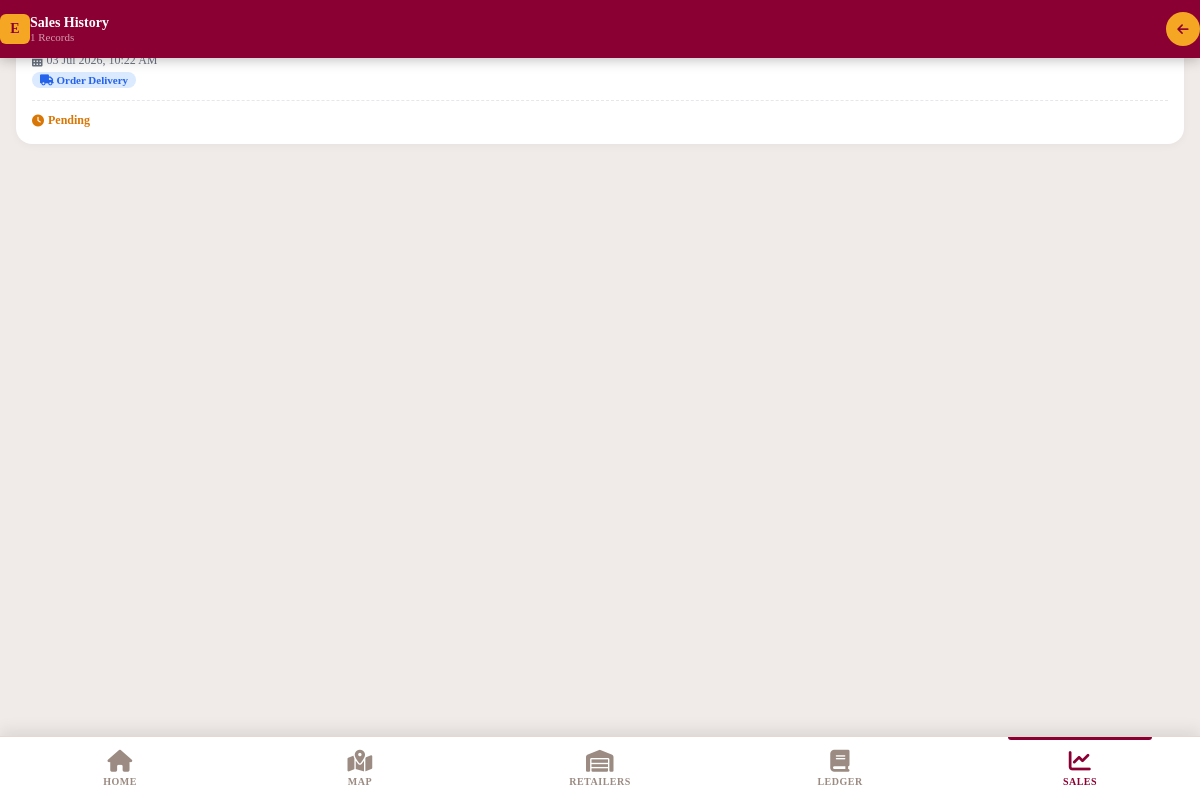
Screenshot of /agent/sales.php (signed in) with the database file from the repository.
### tables this page shows
CREATE TABLE `deliveries` (
  `id` INT AUTO_INCREMENT PRIMARY KEY,
  `agent_id` INT NOT NULL,
  `retailer_id` INT NULL,
  `order_id` INT NULL,
  `type` ENUM('from_order','ready_sale') DEFAULT 'from_order',
  `status` ENUM('pending','completed','due','partial','cancelled') DEFAULT 'pending',
  `notes` TEXT,
  `amount_collected` DECIMAL(12,2) DEFAULT 0.00,
  `total_amount` DECIMAL(12,2) DEFAULT 0.00,
  `created_at` DATETIME DEFAULT CURRENT_TIMESTAMP,
  `updated_at` DATETIME DEFAULT CURRENT_TIMESTAMP ON UPDATE CURRENT_TIMESTAMP,
  FOREIGN KEY (`agent_id`) REFERENCES `agents`(`id`),
  FOREIGN KEY (`retailer_id`) REFERENCES `retailers`(`id`),
  FOREIGN KEY (`order_id`) REFERENCES `orders`(`id`)
);

### agent/sales.php (the view, shortened to what this page needs)
<?php
$agentId = $_SESSION['agent_id'] ?? 0;
$pdo = getDB();
$stmt = $pdo->prepare("
    SELECT d.*, r.name as retailer_name
    FROM deliveries d
    LEFT JOIN retailers r ON d.retailer_id = r.id
    WHERE d.agent_id = ?
    ORDER BY d.created_at DESC
");
$stmt->execute([$agentId]);
$sales = $stmt->fetchAll();
$currency = getSetting('currency_symbol', '৳');
?>
<!DOCTYPE html>
<html lang="en">
<head>
    <link rel="stylesheet" href="<?= BASE_URL ?>/assets/css/agent.css">
    <?php include dirname(__DIR__) . '/includes/fontawesome.php'; ?>
</head>
<body class="agent-body">
    <header class="agent-header">
        <div class="hdr-logo-icon">E</div>
        <div class="hdr-title">
            <div class="hdr-name">Sales History</div>
            <div class="hdr-sub"><?= count($sales) ?> Records</div>
        </div>
        <div class="hdr-avatar" onclick="history.back()"><i class="fas fa-arrow-left"></i></div>
    </header>
    <main class="sales-list">
        <?php if (empty($sales)): ?>
            <div class="agent-blank" style="margin-top: 40px;">
                <div class="ab-icon"><i class="fas fa-chart-line"></i></div>
                <h2>No Sales Yet</h2>
                <p>Your sales and delivery history will appear here.</p>
            </div>
        <?php else: ?>
            <?php foreach ($sales as $s): ?>
                <?php
                    $typeClass = 'type-' . $s['type'];
                    $typeLabel = $s['type'] === 'ready_sale' ? 'Ready Sale' : 'Order Delivery';
                    $statusClass = 'status-' . $s['status'];
                    $date = date('d M Y, h:i A', strtotime($s['created_at']));
                    $amount = number_format($s['total_amount'], 0);
                    $icon = $s['type'] === 'ready_sale' ? 'fa-bolt' : 'fa-truck';
                ?>
                <div class="sale-card">
                    <div class="sc-header">
                        <div>
                            <div class="sc-retailer"><?= htmlspecialchars($s['retailer_name'] ?: 'Unknown Retailer') ?></div>
                            <div class="sc-date"><i class="fas fa-calendar-alt"></i> <?= $date ?></div>
                            <div class="sc-type <?= $typeClass ?>"><i class="fas <?= $icon ?>"></i> <?= $typeLabel ?></div>
                        </div>
                        <div>
                            <div class="sc-amount"><?= $currency ?><?= $amount ?></div>
                        </div>
                    </div>
                    <div class="sc-footer">
                        <div class="sc-status <?= $statusClass ?>">
                            <?php if ($s['status'] === 'completed'): ?><i class="fas fa-check-circle"></i> Completed
                            <?php elseif ($s['status'] === 'pending'): ?><i class="fas fa-clock"></i> Pending
                            <?php elseif ($s['status'] === 'due'): ?><i class="fas fa-exclamation-circle"></i> Due
                            <?php elseif ($s['status'] === 'partial'): ?><i class="fas fa-box-open"></i> Partial
                            <?php elseif ($s['status'] === 'cancelled'): ?><i class="fas fa-times-circle"></i> Cancelled
                            <?php endif; ?>
                        </div>
                    </div>
                </div>
            <?php endforeach; ?>
        <?php endif; ?>
    </main>
    <nav class="bottom-nav">
        <a href="<?= BASE_URL ?>/agent/dashboard.php"><span class="nav-icon"><i class="fas fa-home"></i></span><span>Home</span></a>
        <a href="<?= BASE_URL ?>/agent/operation.php"><span class="nav-icon"><i class="fas fa-map-marked-alt"></i></span><span>Map</span></a>
        <a href="<?= BASE_URL ?>/agent/retailers.php"><span class="nav-icon"><i class="fas fa-warehouse"></i></span><span>Retailers</span></a>
        <a href="<?= BASE_URL ?>/agent/ledger.php"><span class="nav-icon"><i class="fas fa-book"></i></span><span>Ledger</span></a>
        <a href="<?= BASE_URL ?>/agent/sales.php" class="active"><span class="nav-icon"><i class="fas fa-chart-line"></i></span><span>Sales</span></a>
    </nav>
</body>
</html>

### assets/css/agent.css (style rules this page uses)
*, *::before, *::after { box-sizing: border-box; }
body.agent-body { margin: 0; padding: 0; background: #F0EBE8; min-height: 100vh; position: relative; overflow-x: hidden; }
:root { --bottom-nav-h: 64px; --agent-header-h: 58px; --agent-primary: #8B0032; --agent-gold: #F5A623; --agent-bg: #F0EBE8; --agent-card: #FFFFFF; --agent-border: #E4D8D0; --safe-bottom: env(safe-area-inset-bottom, 0px); }
.agent-header { position: fixed; top: 0; left: 0; width: 100%; height: var(--agent-header-h); background: var(--agent-primary); z-index: 200; display: flex; align-items: center; padding: 0; box-shadow: 0 2px 12px rgba(0,0,0,0.25); }
.agent-header .hdr-logo-icon { width: 30px; height: 30px; background: var(--agent-gold); border-radius: 6px; display: flex; align-items: center; justify-content: center; color: var(--agent-primary); font-size: 14px; font-weight: 900; }
.agent-header .hdr-title { flex: 1; }
.agent-header .hdr-title .hdr-name { font-size: 14px; font-weight: 700; color: #fff; }
.agent-header .hdr-title .hdr-sub { font-size: 11px; color: rgba(255, 255, 255, 0.6); }
.agent-header .hdr-avatar { width: 34px; height: 34px; border-radius: 50%; background: var(--agent-gold); display: flex; align-items: center; justify-content: center; color: var(--agent-primary); font-size: 13px; font-weight: 800; cursor: pointer; }
.bottom-nav { position: fixed; bottom: 0; left: 0; width: 100%; height: var(--bottom-nav-h); background: #fff; border-top: 1px solid var(--agent-border); display: flex; z-index: 200; box-shadow: 0 -4px 16px rgba(0,0,0,0.1); padding: 0; }
.bottom-nav a { flex: 1; display: flex; flex-direction: column; align-items: center; justify-content: center; gap: 3px; text-decoration: none; color: #9B8B82; font-size: 10px; font-weight: 600; text-transform: uppercase; letter-spacing: 0.5px; position: relative; transition: all 0.2s; padding: 6px 0; }
.bottom-nav a .nav-icon { font-size: 22px; line-height: 1; }
.bottom-nav a.active { color: var(--agent-primary); }
.bottom-nav a.active::before { content: ''; position: absolute; top: 0; left: 20%; right: 20%; height: 3px; background: var(--agent-primary); border-radius: 0 0 3px 3px; }

### agent/sales.php (style rules this page uses)
.sales-list { padding: 16px; padding-bottom: 80px; }
.sale-card { background: #fff; border-radius: 16px; padding: 16px; margin-bottom: 12px; box-shadow: 0 2px 8px rgba(0,0,0,0.04); }
.sc-header { display: flex; justify-content: space-between; align-items: flex-start; margin-bottom: 12px; padding-bottom: 12px; border-bottom: 1px dashed #E5E7EB; }
.sc-retailer { font-size: 15px; font-weight: 700; color: #1F2937; margin-bottom: 4px; }
.sc-date { font-size: 12px; color: #6B7280; display: flex; align-items: center; gap: 4px; }
.sc-amount { font-size: 16px; font-weight: 800; color: #8B0032; text-align: right; }
.sc-type { font-size: 11px; font-weight: 600; padding: 2px 8px; border-radius: 20px; display: inline-block; margin-top: 4px; }
.type-from_order { background: #DBEAFE; color: #2563EB; }
.sc-status { font-size: 12px; font-weight: 600; display: inline-flex; align-items: center; gap: 4px; }
.status-pending { color: #D97706; }
.sc-footer { display: flex; justify-content: space-between; align-items: center; margin-top: 12px; }

### rows the page displays
deliveries: created_at "03 Jul 2026, 10:22 AM", type "Order Delivery", status "pending" (drawn)

### other values shown
count($sales) "1"
